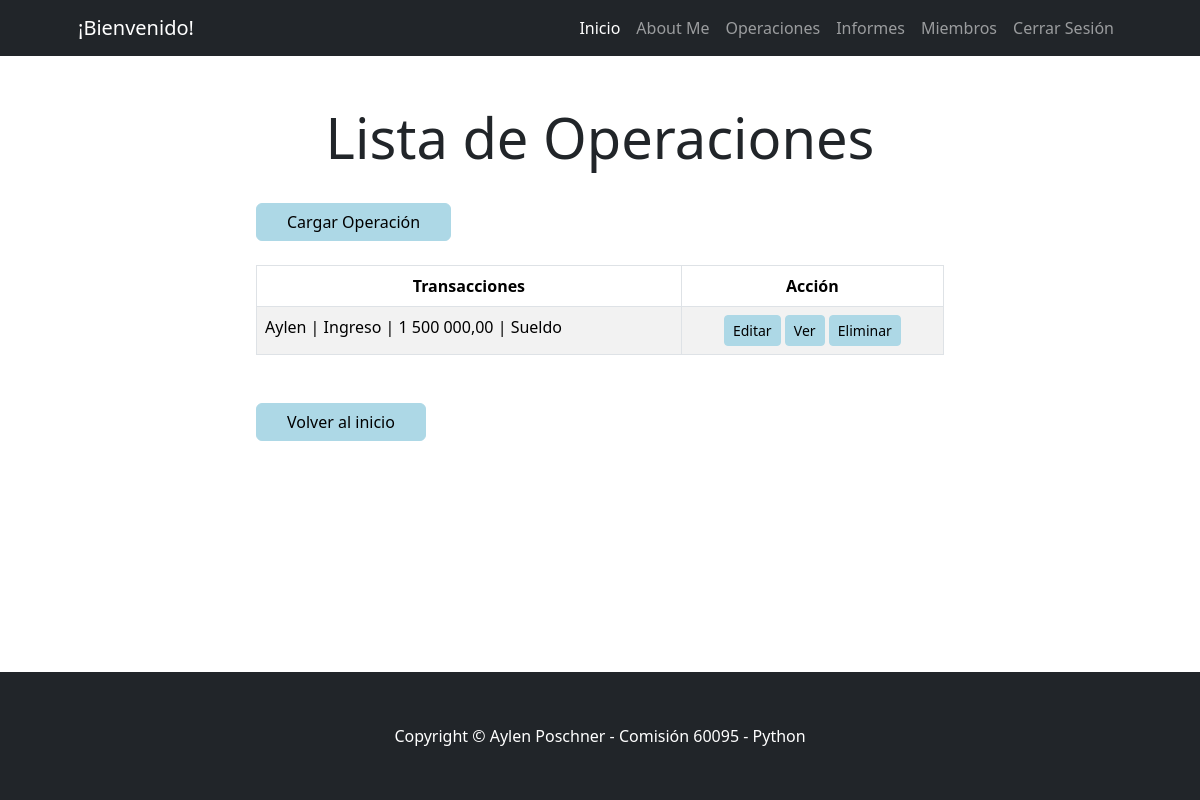
/gestion/transaccion/list/ (signed in), run on an earlier commit of the app's database.
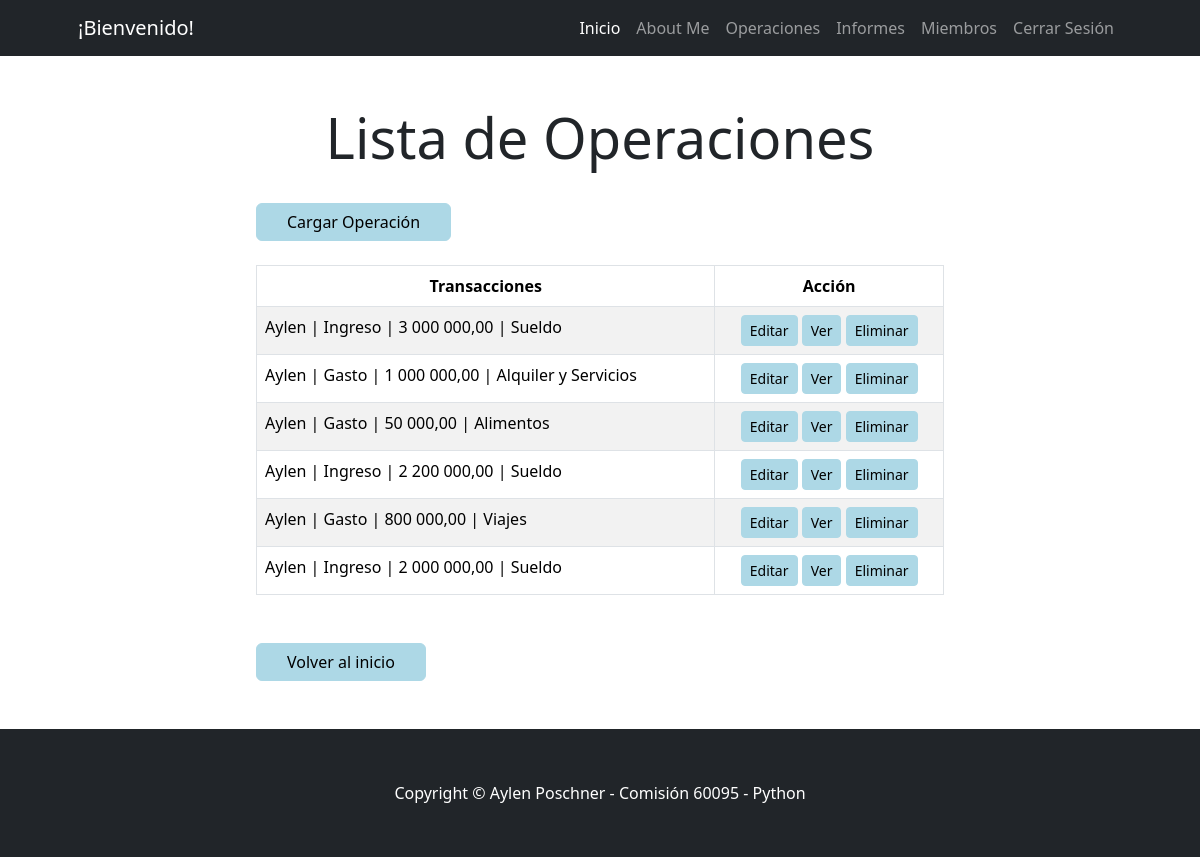
And on a later commit of the database.
### gestion/models.py (models this page shows)
class Transaccion(models.Model):
    nombre = models.ForeignKey(User,on_delete=models.DO_NOTHING)
    tipo = models.CharField(max_length=1,choices=TIPOS_TRANSACCIONES)
    monto = models.DecimalField(max_digits=10,decimal_places=2)
    categoria = models.CharField(max_length=50,choices=CATEGORIAS,default="O")
    descripcion = models.TextField(max_length=30,null=True,blank=True)
    fecha = models.DateField(null=True,blank=True)
    class Meta:
        verbose_name = "Transaccion"
        verbose_name_plural = "Transacciones"
        ordering = ("-fecha",)

### gestion/views_models/transaccion.py (the view)
# urls.py: path("transaccion/list/", transaccion.TransaccionListView.as_view(), name="transaccion_list"),
class TransaccionListView(ListView):
    model = Transaccion
    def get_queryset(self):
        if self.request.user.is_staff:
            return Transaccion.objects.all()
        return Transaccion.objects.filter(nombre=self.request.user)

### gestion/templates/gestion/transaccion_list.html
{% extends 'core/base.html' %}
{% load static %}
{% load humanize %}
{% block contenido %}
<div class="container px-4 px-lg-5">
    <div class="row justify-content-center my-5">
        <div class="col-lg-8 text-center">
            <h4 class="display-4 mb-4">Lista de Operaciones</h4>
        </div>
        <div class="col-lg-8">
            <a href="{% url 'gestion:transaccion_create' %}" class="btn btn-primary mt-2" style="background-color: lightblue; border-color: lightblue; color: black; padding-left: 30px; padding-right: 30px;">Cargar Operación</a>
        </div>
        <div class="col-lg-8 text-center mt-4">
            <div class="table-responsive">
                <table class="table table-striped table-bordered">
                    <thead>
                        <tr>
                            <th>Transacciones</th>
                            <th>Acción</th>
                        </tr>
                    </thead>
                    <tbody>
                        {% for object in object_list %}
                            <tr>
                                <td style="text-align: left;">{{ object.nombre }} | {{ object.get_tipo_display}} | {{ object.monto|intcomma }} | {{ object.get_categoria_display }} </td>
                                <td>
                                    <a href="{% url 'gestion:transaccion_update' object.id %}" class="btn btn-warning btn-sm" style="background-color: lightblue;border-color:lightblue; color: black;">Editar</a>
                                    <a href="{% url 'gestion:transaccion_detail' object.id %}" class="btn btn-info btn-sm" style="background-color:lightblue;border-color:lightblue;color: black;">Ver</a>
                                    <a href="{% url 'gestion:transaccion_delete' object.id %}" class="btn btn-danger btn-sm" style="background-color:lightblue;border-color:lightblue;color: black;">Eliminar</a>
                                </td>
                            </tr>
                        {% empty %}
                            <tr>
                                <td colspan="4" class="text-center">No hay datos disponibles</td>
                            </tr>
                        {% endfor %}
                    </tbody>
                </table>
            </div>
        </div>
        <div class="col-lg-8 mt-4">
            <a href="{% url 'core:index' %}" class="btn btn-primary mt-2" style="background-color: lightblue; border-color:lightblue; color: black; padding-left: 30px; padding-right: 30px;">Volver al inicio</a>
        </div>
    </div>
</div>
{% endblock contenido %}

### core/templates/core/base.html (shortened to what this page needs)
{% load static %}
<!DOCTYPE html>
<html lang="es">
    <head>
        <link href="{% static 'core/css/styles.css' %}" rel="stylesheet" />
        <link href="https://cdn.jsdelivr.net/npm/bootstrap@5.3.3/dist/css/bootstrap.min.css" rel="stylesheet">
    </head>
    <body class="d-flex flex-column min-vh-100">
        {% include 'core/componentes/navbar.html' %}
        <main class="flex-grow-1">
            {% block contenido %}
            {% endblock contenido %}
        </main>
        <footer class="bg-dark text-white text-center py-1">
            {% include 'core/componentes/footer.html' %}
        </footer>
    </body>
</html>

### core/templates/core/componentes/navbar.html (shortened to what this page needs)
<nav class="navbar navbar-expand-lg navbar-dark bg-dark">
    <div class="container px-5">
        <a class="navbar-brand" href="#!">¡Bienvenido!</a>
        <div class="collapse navbar-collapse" id="navbarSupportedContent">
            <ul class="navbar-nav ms-auto mb-2 mb-lg-0">
                {% if user.is_authenticated %}
                <li class="nav-item"><a class="nav-link active" aria-current="page" href={% url 'core:index'%}>Inicio</a></li>
                <li class="nav-item"><a class="nav-link" href="{% url 'core:about' %}">About Me</a></li>
                <li class="nav-item"><a class="nav-link" href="{% url 'gestion:transaccion_list' %}">Operaciones</a></li>
                <li class="nav-item"><a class="nav-link" href="{% url 'gestion:informe_list' %}">Informes</a></li>
                <li class="nav-item"><a class="nav-link" href="{% url 'gestion:usuario_list' %}">Miembros</a></li>
                <li class="nav-item">
                    <form action="{% url 'core:logout' %}" method="post">
                        <button class="nav-link btn btn-link" type="submit">Cerrar Sesión</button>
                    </form>
                {% else %}
                    <li><a class="nav-link active" aria-current="page" href={% url 'core:inicio'%}>Inicio</a></li>
                    <li class="nav-item"><a class="nav-link" href="{% url 'core:about' %}">About Me</a></li>
                {% endif %}
                </li>
            </ul>
        </div>
    </div>
</nav

### core/templates/core/componentes/footer.html
<footer class="py-5 bg-dark">
    <div class="container px-4 px-lg-5"><p class="m-0 text-center text-white">Copyright &copy; Aylen Poschner - Comisión 60095 - Python</p></div>
</footer>

What changed in the data, as far as the page shows it:
removed Transaccion: nombre "Aylen", tipo "Ingreso", monto "1 500 000,00", categoria "Sueldo"
added Transaccion: nombre "Aylen", tipo "Ingreso", monto "3 000 000,00", categoria "Sueldo"
added Transaccion: nombre "Aylen", tipo "Gasto", monto "1 000 000,00", categoria "Alquiler y Servicios"
added Transaccion: nombre "Aylen", tipo "Gasto", monto "50 000,00", categoria "Alimentos"
added Transaccion: nombre "Aylen", tipo "Ingreso", monto "2 200 000,00", categoria "Sueldo"
added Transaccion: nombre "Aylen", tipo "Gasto", monto "800 000,00", categoria "Viajes"
added Transaccion: nombre "Aylen", tipo "Ingreso", monto "2 000 000,00", categoria "Sueldo"
